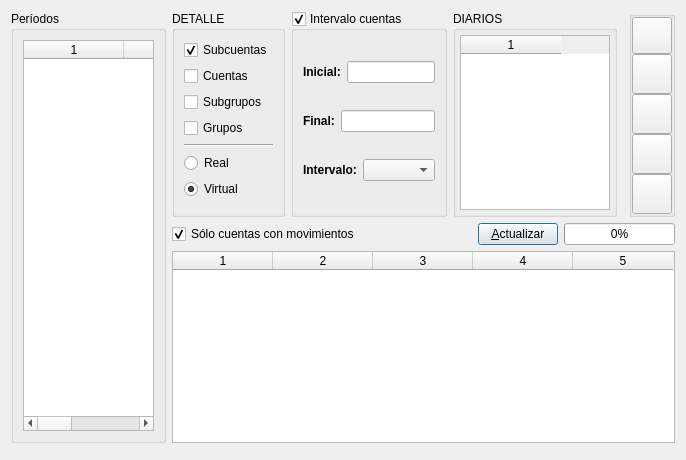
<ui version="4.0" >
 <author>José Manuel Díez Botella - Iván González Millán</author>
 <class>bss</class>
 <widget class="QDialog" name="bss" >
  <property name="geometry" >
   <rect>
    <x>0</x>
    <y>0</y>
    <width>686</width>
    <height>460</height>
   </rect>
  </property>
  <property name="windowTitle" >
   <string>Balance de sumas y saldos</string>
  </property>
  <property name="windowIcon" >
   <iconset resource="libroK.qrc" >
    <normaloff>:/graf/package_editors.png</normaloff>:/graf/package_editors.png</iconset>
  </property>
  <layout class="QGridLayout" name="gridLayout_2" >
   <item row="1" column="1" colspan="5" >
    <layout class="QHBoxLayout" >
     <property name="spacing" >
      <number>6</number>
     </property>
     <property name="margin" >
      <number>0</number>
     </property>
     <item>
      <widget class="QCheckBox" name="conmovcheckBox" >
       <property name="sizePolicy" >
        <sizepolicy vsizetype="Fixed" hsizetype="Preferred" >
         <horstretch>0</horstretch>
         <verstretch>0</verstretch>
        </sizepolicy>
       </property>
       <property name="minimumSize" >
        <size>
         <width>300</width>
         <height>0</height>
        </size>
       </property>
       <property name="maximumSize" >
        <size>
         <width>300</width>
         <height>32767</height>
        </size>
       </property>
       <property name="text" >
        <string>Sólo cuentas con movimientos</string>
       </property>
       <property name="shortcut" >
        <string/>
       </property>
       <property name="checked" >
        <bool>true</bool>
       </property>
      </widget>
     </item>
     <item>
      <widget class="QPushButton" name="actualizapushButton" >
       <property name="sizePolicy" >
        <sizepolicy vsizetype="Fixed" hsizetype="Preferred" >
         <horstretch>0</horstretch>
         <verstretch>0</verstretch>
        </sizepolicy>
       </property>
       <property name="text" >
        <string>&amp;Actualizar</string>
       </property>
       <property name="icon" >
        <iconset resource="libroK.qrc" >
         <normaloff>:/images/librok-54.png</normaloff>:/images/librok-54.png</iconset>
       </property>
       <property name="shortcut" >
        <string>Alt+A</string>
       </property>
      </widget>
     </item>
     <item>
      <widget class="QProgressBar" name="progressBar" >
       <property name="sizePolicy" >
        <sizepolicy vsizetype="Fixed" hsizetype="Expanding" >
         <horstretch>0</horstretch>
         <verstretch>0</verstretch>
        </sizepolicy>
       </property>
       <property name="value" >
        <number>0</number>
       </property>
       <property name="orientation" >
        <enum>Qt::Horizontal</enum>
       </property>
      </widget>
     </item>
    </layout>
   </item>
   <item rowspan="3" row="0" column="0" >
    <widget class="QGroupBox" name="periodosGroupBox" >
     <property name="sizePolicy" >
      <sizepolicy vsizetype="Minimum" hsizetype="Maximum" >
       <horstretch>0</horstretch>
       <verstretch>0</verstretch>
      </sizepolicy>
     </property>
     <property name="minimumSize" >
      <size>
       <width>120</width>
       <height>0</height>
      </size>
     </property>
     <property name="maximumSize" >
      <size>
       <width>220</width>
       <height>16777215</height>
      </size>
     </property>
     <property name="title" >
      <string>Períodos</string>
     </property>
     <layout class="QGridLayout" name="gridLayout_3" >
      <item row="0" column="0" >
       <widget class="QTableWidget" name="periodosTableWidget" >
        <property name="sizePolicy" >
         <sizepolicy vsizetype="Preferred" hsizetype="Preferred" >
          <horstretch>0</horstretch>
          <verstretch>0</verstretch>
         </sizepolicy>
        </property>
        <property name="maximumSize" >
         <size>
          <width>190</width>
          <height>16777215</height>
         </size>
        </property>
        <column/>
        <column/>
        <column/>
       </widget>
      </item>
     </layout>
    </widget>
   </item>
   <item row="0" column="1" >
    <widget class="QGroupBox" name="groupBox" >
     <property name="sizePolicy" >
      <sizepolicy vsizetype="Preferred" hsizetype="Minimum" >
       <horstretch>0</horstretch>
       <verstretch>0</verstretch>
      </sizepolicy>
     </property>
     <property name="maximumSize" >
      <size>
       <width>16777215</width>
       <height>250</height>
      </size>
     </property>
     <property name="title" >
      <string>DETALLE</string>
     </property>
     <layout class="QGridLayout" name="gridLayout_4" >
      <item row="0" column="0" >
       <widget class="QCheckBox" name="subcuentascheckBox" >
        <property name="sizePolicy" >
         <sizepolicy vsizetype="Fixed" hsizetype="Preferred" >
          <horstretch>0</horstretch>
          <verstretch>0</verstretch>
         </sizepolicy>
        </property>
        <property name="toolTip" >
         <string>Subcuentas</string>
        </property>
        <property name="text" >
         <string>Subcuentas</string>
        </property>
        <property name="checked" >
         <bool>true</bool>
        </property>
       </widget>
      </item>
      <item row="1" column="0" >
       <widget class="QCheckBox" name="cuentascheckBox" >
        <property name="sizePolicy" >
         <sizepolicy vsizetype="Fixed" hsizetype="Preferred" >
          <horstretch>0</horstretch>
          <verstretch>0</verstretch>
         </sizepolicy>
        </property>
        <property name="toolTip" >
         <string>Cuentas</string>
        </property>
        <property name="text" >
         <string>Cuentas</string>
        </property>
       </widget>
      </item>
      <item row="2" column="0" >
       <widget class="QCheckBox" name="subgruposcheckBox" >
        <property name="sizePolicy" >
         <sizepolicy vsizetype="Fixed" hsizetype="Preferred" >
          <horstretch>0</horstretch>
          <verstretch>0</verstretch>
         </sizepolicy>
        </property>
        <property name="toolTip" >
         <string>Subgrupos</string>
        </property>
        <property name="text" >
         <string>Subgrupos</string>
        </property>
       </widget>
      </item>
      <item row="3" column="0" >
       <widget class="QCheckBox" name="gruposcheckBox" >
        <property name="sizePolicy" >
         <sizepolicy vsizetype="Fixed" hsizetype="Preferred" >
          <horstretch>0</horstretch>
          <verstretch>0</verstretch>
         </sizepolicy>
        </property>
        <property name="toolTip" >
         <string>Grupos</string>
        </property>
        <property name="text" >
         <string>Grupos</string>
        </property>
       </widget>
      </item>
      <item row="4" column="0" >
       <widget class="Line" name="line" >
        <property name="orientation" >
         <enum>Qt::Horizontal</enum>
        </property>
       </widget>
      </item>
      <item row="5" column="0" >
       <widget class="QRadioButton" name="radioReal" >
        <property name="text" >
         <string>Real</string>
        </property>
       </widget>
      </item>
      <item row="6" column="0" >
       <widget class="QRadioButton" name="radioVirtual" >
        <property name="text" >
         <string>Virtual</string>
        </property>
        <property name="checked" >
         <bool>true</bool>
        </property>
        <property name="autoExclusive" >
         <bool>true</bool>
        </property>
       </widget>
      </item>
     </layout>
    </widget>
   </item>
   <item row="0" column="2" >
    <widget class="QGroupBox" name="cuentasgroupBox" >
     <property name="sizePolicy" >
      <sizepolicy vsizetype="Preferred" hsizetype="Preferred" >
       <horstretch>0</horstretch>
       <verstretch>0</verstretch>
      </sizepolicy>
     </property>
     <property name="maximumSize" >
      <size>
       <width>16777215</width>
       <height>250</height>
      </size>
     </property>
     <property name="title" >
      <string>Intervalo cuentas</string>
     </property>
     <property name="checkable" >
      <bool>true</bool>
     </property>
     <layout class="QVBoxLayout" name="verticalLayout" >
      <item>
       <layout class="QHBoxLayout" name="horizontalLayout" >
        <item>
         <widget class="QLabel" name="textLabel4" >
          <property name="sizePolicy" >
           <sizepolicy vsizetype="Maximum" hsizetype="Minimum" >
            <horstretch>0</horstretch>
            <verstretch>0</verstretch>
           </sizepolicy>
          </property>
          <property name="font" >
           <font>
            <weight>75</weight>
            <bold>true</bold>
           </font>
          </property>
          <property name="text" >
           <string>Inicial:</string>
          </property>
          <property name="wordWrap" >
           <bool>false</bool>
          </property>
         </widget>
        </item>
        <item>
         <widget class="QLineEdit" name="desdelineEdit" >
          <property name="sizePolicy" >
           <sizepolicy vsizetype="Fixed" hsizetype="Preferred" >
            <horstretch>0</horstretch>
            <verstretch>0</verstretch>
           </sizepolicy>
          </property>
          <property name="maximumSize" >
           <size>
            <width>110</width>
            <height>16777215</height>
           </size>
          </property>
         </widget>
        </item>
       </layout>
      </item>
      <item>
       <layout class="QHBoxLayout" name="horizontalLayout_2" >
        <item>
         <widget class="QLabel" name="textLabel6" >
          <property name="sizePolicy" >
           <sizepolicy vsizetype="Maximum" hsizetype="Minimum" >
            <horstretch>0</horstretch>
            <verstretch>0</verstretch>
           </sizepolicy>
          </property>
          <property name="font" >
           <font>
            <weight>75</weight>
            <bold>true</bold>
           </font>
          </property>
          <property name="text" >
           <string>Final:</string>
          </property>
          <property name="wordWrap" >
           <bool>false</bool>
          </property>
         </widget>
        </item>
        <item>
         <widget class="QLineEdit" name="hastalineEdit" >
          <property name="sizePolicy" >
           <sizepolicy vsizetype="Fixed" hsizetype="Preferred" >
            <horstretch>0</horstretch>
            <verstretch>0</verstretch>
           </sizepolicy>
          </property>
          <property name="maximumSize" >
           <size>
            <width>110</width>
            <height>16777215</height>
           </size>
          </property>
          <property name="text" >
           <string/>
          </property>
         </widget>
        </item>
       </layout>
      </item>
      <item>
       <layout class="QHBoxLayout" name="horizontalLayout_3" >
        <item>
         <widget class="QLabel" name="label_2" >
          <property name="sizePolicy" >
           <sizepolicy vsizetype="Maximum" hsizetype="Minimum" >
            <horstretch>0</horstretch>
            <verstretch>0</verstretch>
           </sizepolicy>
          </property>
          <property name="font" >
           <font>
            <weight>75</weight>
            <bold>true</bold>
           </font>
          </property>
          <property name="text" >
           <string>Intervalo:</string>
          </property>
         </widget>
        </item>
        <item>
         <widget class="QComboBox" name="intervaloComboBox" >
          <property name="sizePolicy" >
           <sizepolicy vsizetype="Fixed" hsizetype="Preferred" >
            <horstretch>0</horstretch>
            <verstretch>0</verstretch>
           </sizepolicy>
          </property>
          <property name="maximumSize" >
           <size>
            <width>110</width>
            <height>16777215</height>
           </size>
          </property>
         </widget>
        </item>
       </layout>
      </item>
     </layout>
    </widget>
   </item>
   <item row="0" column="3" >
    <widget class="QGroupBox" name="groupBox_3" >
     <property name="sizePolicy" >
      <sizepolicy vsizetype="Preferred" hsizetype="Minimum" >
       <horstretch>0</horstretch>
       <verstretch>0</verstretch>
      </sizepolicy>
     </property>
     <property name="maximumSize" >
      <size>
       <width>180</width>
       <height>250</height>
      </size>
     </property>
     <property name="title" >
      <string>DIARIOS</string>
     </property>
     <layout class="QVBoxLayout" >
      <property name="spacing" >
       <number>4</number>
      </property>
      <property name="margin" >
       <number>4</number>
      </property>
      <item>
       <widget class="QTableWidget" name="diariostableWidget" >
        <property name="sizePolicy" >
         <sizepolicy vsizetype="Preferred" hsizetype="Preferred" >
          <horstretch>0</horstretch>
          <verstretch>0</verstretch>
         </sizepolicy>
        </property>
        <property name="maximumSize" >
         <size>
          <width>150</width>
          <height>16777215</height>
         </size>
        </property>
        <property name="columnCount" >
         <number>1</number>
        </property>
        <column/>
       </widget>
      </item>
     </layout>
    </widget>
   </item>
   <item row="0" column="5" >
    <widget class="QGroupBox" name="groupBox_2" >
     <property name="sizePolicy" >
      <sizepolicy vsizetype="Preferred" hsizetype="Maximum" >
       <horstretch>0</horstretch>
       <verstretch>0</verstretch>
      </sizepolicy>
     </property>
     <property name="maximumSize" >
      <size>
       <width>16777215</width>
       <height>250</height>
      </size>
     </property>
     <property name="title" >
      <string/>
     </property>
     <layout class="QGridLayout" name="gridLayout" >
      <property name="margin" >
       <number>0</number>
      </property>
      <property name="spacing" >
       <number>0</number>
      </property>
      <item row="4" column="0" >
       <widget class="QPushButton" name="salirpushButton" >
        <property name="sizePolicy" >
         <sizepolicy vsizetype="Expanding" hsizetype="Fixed" >
          <horstretch>0</horstretch>
          <verstretch>0</verstretch>
         </sizepolicy>
        </property>
        <property name="maximumSize" >
         <size>
          <width>40</width>
          <height>40</height>
         </size>
        </property>
        <property name="toolTip" >
         <string>&amp;Salir</string>
        </property>
        <property name="text" >
         <string/>
        </property>
        <property name="icon" >
         <iconset resource="libroK.qrc" >
          <normaloff>:/images/librok-52.png</normaloff>:/images/librok-52.png</iconset>
        </property>
        <property name="iconSize" >
         <size>
          <width>31</width>
          <height>31</height>
         </size>
        </property>
        <property name="shortcut" >
         <string>Alt+S</string>
        </property>
       </widget>
      </item>
      <item row="3" column="0" >
       <widget class="QPushButton" name="fichpushButton" >
        <property name="sizePolicy" >
         <sizepolicy vsizetype="Expanding" hsizetype="Fixed" >
          <horstretch>0</horstretch>
          <verstretch>0</verstretch>
         </sizepolicy>
        </property>
        <property name="maximumSize" >
         <size>
          <width>40</width>
          <height>40</height>
         </size>
        </property>
        <property name="toolTip" >
         <string>&amp;Copiar</string>
        </property>
        <property name="text" >
         <string/>
        </property>
        <property name="icon" >
         <iconset resource="libroK.qrc" >
          <normaloff>:/graf/Copy.png</normaloff>:/graf/Copy.png</iconset>
        </property>
        <property name="iconSize" >
         <size>
          <width>31</width>
          <height>31</height>
         </size>
        </property>
        <property name="shortcut" >
         <string>Alt+C</string>
        </property>
       </widget>
      </item>
      <item row="2" column="0" >
       <widget class="QPushButton" name="gentexpushButton" >
        <property name="sizePolicy" >
         <sizepolicy vsizetype="Expanding" hsizetype="Fixed" >
          <horstretch>0</horstretch>
          <verstretch>0</verstretch>
         </sizepolicy>
        </property>
        <property name="maximumSize" >
         <size>
          <width>40</width>
          <height>40</height>
         </size>
        </property>
        <property name="toolTip" >
         <string>&amp;Genera TEX</string>
        </property>
        <property name="text" >
         <string/>
        </property>
        <property name="icon" >
         <iconset resource="libroK.qrc" >
          <normaloff>:/images/librok-36.png</normaloff>:/images/librok-36.png</iconset>
        </property>
        <property name="iconSize" >
         <size>
          <width>31</width>
          <height>31</height>
         </size>
        </property>
        <property name="shortcut" >
         <string>Alt+G</string>
        </property>
       </widget>
      </item>
      <item row="1" column="0" >
       <widget class="QPushButton" name="graficoButton" >
        <property name="sizePolicy" >
         <sizepolicy vsizetype="Expanding" hsizetype="Fixed" >
          <horstretch>0</horstretch>
          <verstretch>0</verstretch>
         </sizepolicy>
        </property>
        <property name="maximumSize" >
         <size>
          <width>40</width>
          <height>40</height>
         </size>
        </property>
        <property name="toolTip" >
         <string>&amp;Ver Gráfico</string>
        </property>
        <property name="text" >
         <string/>
        </property>
        <property name="icon" >
         <iconset resource="libroK.qrc" >
          <normaloff>:/images/librok-20.png</normaloff>:/images/librok-20.png</iconset>
        </property>
        <property name="iconSize" >
         <size>
          <width>31</width>
          <height>31</height>
         </size>
        </property>
        <property name="shortcut" >
         <string>Alt+V</string>
        </property>
       </widget>
      </item>
      <item row="0" column="0" >
       <widget class="QPushButton" name="ImprimirpushButton" >
        <property name="sizePolicy" >
         <sizepolicy vsizetype="Minimum" hsizetype="Minimum" >
          <horstretch>0</horstretch>
          <verstretch>0</verstretch>
         </sizepolicy>
        </property>
        <property name="maximumSize" >
         <size>
          <width>40</width>
          <height>40</height>
         </size>
        </property>
        <property name="toolTip" >
         <string>&amp;Imprimir</string>
        </property>
        <property name="text" >
         <string/>
        </property>
        <property name="icon" >
         <iconset resource="libroK.qrc" >
          <normaloff>:/graf/Print.png</normaloff>:/graf/Print.png</iconset>
        </property>
        <property name="iconSize" >
         <size>
          <width>31</width>
          <height>31</height>
         </size>
        </property>
        <property name="shortcut" >
         <string>Alt+I</string>
        </property>
       </widget>
      </item>
     </layout>
    </widget>
   </item>
   <item row="3" column="0" colspan="6" >
    <widget class="porcentage" native="1" name="lcds" />
   </item>
   <item row="0" column="4" >
    <widget class="interFechas" native="1" name="datas" >
     <property name="sizePolicy" >
      <sizepolicy vsizetype="Preferred" hsizetype="Preferred" >
       <horstretch>0</horstretch>
       <verstretch>0</verstretch>
      </sizepolicy>
     </property>
     <property name="maximumSize" >
      <size>
       <width>16777215</width>
       <height>250</height>
      </size>
     </property>
    </widget>
   </item>
   <item row="2" column="1" colspan="5" >
    <widget class="QTableWidget" name="table" >
     <property name="sizePolicy" >
      <sizepolicy vsizetype="MinimumExpanding" hsizetype="Preferred" >
       <horstretch>0</horstretch>
       <verstretch>10</verstretch>
      </sizepolicy>
     </property>
     <property name="columnCount" >
      <number>5</number>
     </property>
     <column/>
     <column/>
     <column/>
     <column/>
     <column/>
    </widget>
   </item>
  </layout>
 </widget>
 <customwidgets>
  <customwidget>
   <class>porcentage</class>
   <extends>QWidget</extends>
   <header>src/porcentage.h</header>
   <container>1</container>
  </customwidget>
  <customwidget>
   <class>interFechas</class>
   <extends>QWidget</extends>
   <header>src/interfechas.h</header>
   <container>1</container>
  </customwidget>
 </customwidgets>
 <tabstops>
  <tabstop>subcuentascheckBox</tabstop>
  <tabstop>cuentascheckBox</tabstop>
  <tabstop>subgruposcheckBox</tabstop>
  <tabstop>gruposcheckBox</tabstop>
  <tabstop>hastalineEdit</tabstop>
  <tabstop>conmovcheckBox</tabstop>
 </tabstops>
 <resources>
  <include location="libroK.qrc" />
 </resources>
 <connections>
  <connection>
   <sender>salirpushButton</sender>
   <signal>clicked()</signal>
   <receiver>bss</receiver>
   <slot>accept()</slot>
   <hints>
    <hint type="sourcelabel" >
     <x>690</x>
     <y>228</y>
    </hint>
    <hint type="destinationlabel" >
     <x>20</x>
     <y>20</y>
    </hint>
   </hints>
  </connection>
 </connections>
</ui>
